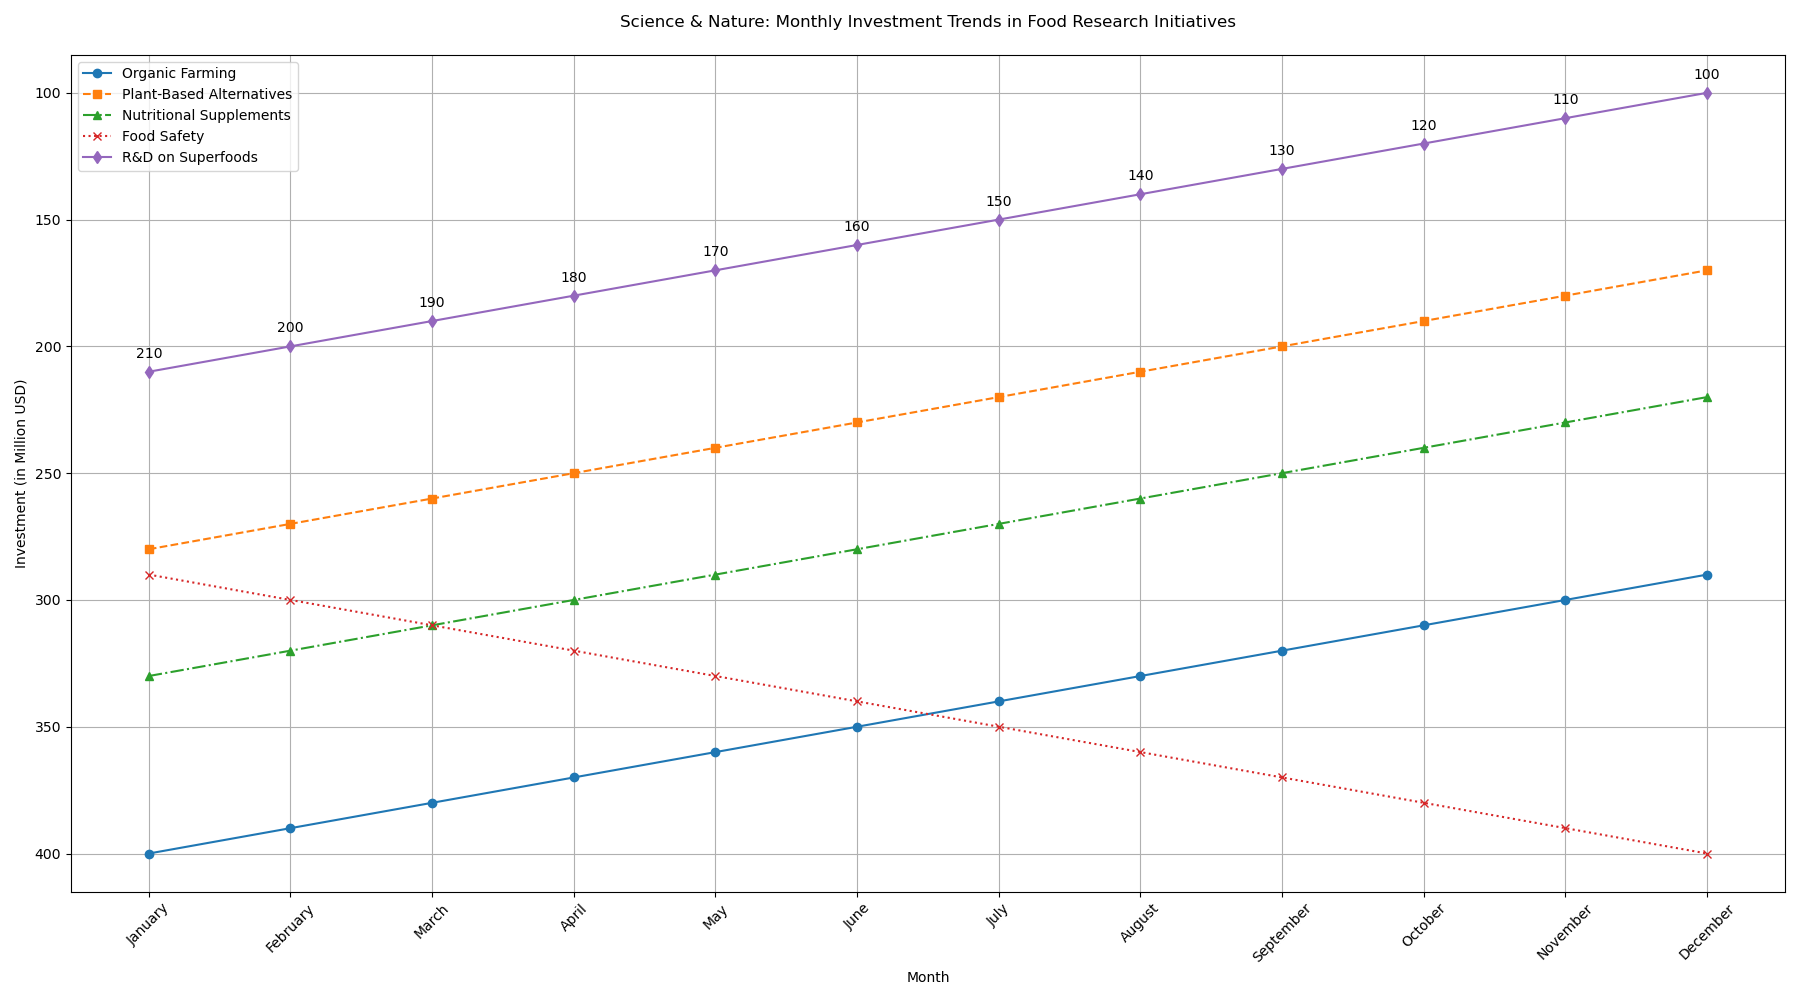

The script that drew this image:

import matplotlib.pyplot as plt

data = [
    {'Month': 'January', 'Organic Farming': 400, 'Plant-Based Alternatives': 280, 'Nutritional Supplements': 330, 'Food Safety': 290, 'R&D on Superfoods': 210},
    {'Month': 'February', 'Organic Farming': 390, 'Plant-Based Alternatives': 270, 'Nutritional Supplements': 320, 'Food Safety': 300, 'R&D on Superfoods': 200},
    {'Month': 'March', 'Organic Farming': 380, 'Plant-Based Alternatives': 260, 'Nutritional Supplements': 310, 'Food Safety': 310, 'R&D on Superfoods': 190},
    {'Month': 'April', 'Organic Farming': 370, 'Plant-Based Alternatives': 250, 'Nutritional Supplements': 300, 'Food Safety': 320, 'R&D on Superfoods': 180},
    {'Month': 'May', 'Organic Farming': 360, 'Plant-Based Alternatives': 240, 'Nutritional Supplements': 290, 'Food Safety': 330, 'R&D on Superfoods': 170},
    {'Month': 'June', 'Organic Farming': 350, 'Plant-Based Alternatives': 230, 'Nutritional Supplements': 280, 'Food Safety': 340, 'R&D on Superfoods': 160},
    {'Month': 'July', 'Organic Farming': 340, 'Plant-Based Alternatives': 220, 'Nutritional Supplements': 270, 'Food Safety': 350, 'R&D on Superfoods': 150},
    {'Month': 'August', 'Organic Farming': 330, 'Plant-Based Alternatives': 210, 'Nutritional Supplements': 260, 'Food Safety': 360, 'R&D on Superfoods': 140},
    {'Month': 'September', 'Organic Farming': 320, 'Plant-Based Alternatives': 200, 'Nutritional Supplements': 250, 'Food Safety': 370, 'R&D on Superfoods': 130},
    {'Month': 'October', 'Organic Farming': 310, 'Plant-Based Alternatives': 190, 'Nutritional Supplements': 240, 'Food Safety': 380, 'R&D on Superfoods': 120},
    {'Month': 'November', 'Organic Farming': 300, 'Plant-Based Alternatives': 180, 'Nutritional Supplements': 230, 'Food Safety': 390, 'R&D on Superfoods': 110},
    {'Month': 'December', 'Organic Farming': 290, 'Plant-Based Alternatives': 170, 'Nutritional Supplements': 220, 'Food Safety': 400, 'R&D on Superfoods': 100}
]

months = [entry['Month'] for entry in data]
organic_farming = [entry['Organic Farming'] for entry in data]
plant_based_alternatives = [entry['Plant-Based Alternatives'] for entry in data]
nutritional_supplements = [entry['Nutritional Supplements'] for entry in data]
food_safety = [entry['Food Safety'] for entry in data]
rd_superfoods = [entry['R&D on Superfoods'] for entry in data]

plt.figure(figsize=(18, 10))
plt.plot(months, organic_farming, marker='o', linestyle='-', color='#1f77b4', label='Organic Farming')
plt.plot(months, plant_based_alternatives, marker='s', linestyle='--', color='#ff7f0e', label='Plant-Based Alternatives')
plt.plot(months, nutritional_supplements, marker='^', linestyle='-.', color='#2ca02c', label='Nutritional Supplements')
plt.plot(months, food_safety, marker='x', linestyle=':', color='#d62728', label='Food Safety')
plt.plot(months, rd_superfoods, marker='d', linestyle='-', color='#9467bd', label='R&D on Superfoods')

plt.title('Science & Nature: Monthly Investment Trends in Food Research Initiatives', pad=20)
plt.xlabel('Month')
plt.ylabel('Investment (in Million USD)')
plt.xticks(rotation=45)
plt.legend(loc='upper left')
plt.grid(True)
plt.gca().invert_yaxis()

# Annotations
for i, txt in enumerate(rd_superfoods):
    plt.annotate(txt, (months[i], rd_superfoods[i]), textcoords="offset points", xytext=(0,10), ha='center')

plt.tight_layout()
plt.show()
